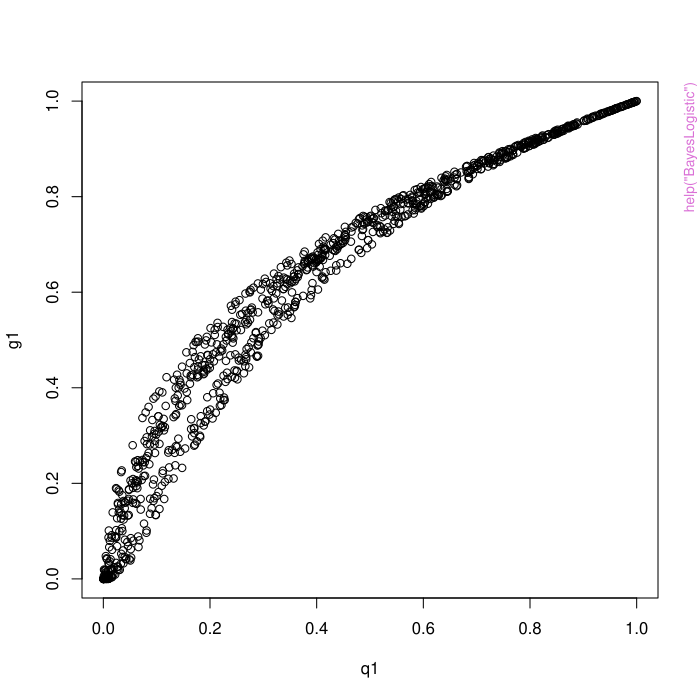

Reproduce this figure in R.
pkgname <- "Bolstad2"
source(file.path(R.home("share"), "R", "examples-header.R"))
options(warn = 1)
options(pager = "console")
base::assign(".ExTimings", "Bolstad2-Ex.timings", pos = 'CheckExEnv')
base::cat("name\tuser\tsystem\telapsed\n", file=base::get(".ExTimings", pos = 'CheckExEnv'))
base::assign(".format_ptime",
function(x) {
  if(!is.na(x[4L])) x[1L] <- x[1L] + x[4L]
  if(!is.na(x[5L])) x[2L] <- x[2L] + x[5L]
  options(OutDec = '.')
  format(x[1L:3L], digits = 7L)
},
pos = 'CheckExEnv')

### * </HEADER>
library('Bolstad2')

base::assign(".oldSearch", base::search(), pos = 'CheckExEnv')
base::assign(".old_wd", base::getwd(), pos = 'CheckExEnv')
cleanEx()
nameEx("BayesLogistic")
### * BayesLogistic

flush(stderr()); flush(stdout())

base::assign(".ptime", proc.time(), pos = "CheckExEnv")
### Name: BayesLogistic
### Title: Bayesian Logistic Regression
### Aliases: BayesLogistic

### ** Examples


data(logisticTest.df)
BayesLogistic(logisticTest.df$y, logisticTest.df$x)




base::assign(".dptime", (proc.time() - get(".ptime", pos = "CheckExEnv")), pos = "CheckExEnv")
base::cat("BayesLogistic", base::get(".format_ptime", pos = 'CheckExEnv')(get(".dptime", pos = "CheckExEnv")), "\n", file=base::get(".ExTimings", pos = 'CheckExEnv'), append=TRUE, sep="\t")
cleanEx()
nameEx("BayesPois")
### * BayesPois

flush(stderr()); flush(stdout())

base::assign(".ptime", proc.time(), pos = "CheckExEnv")
### Name: BayesPois
### Title: Bayesian Pois Regression
### Aliases: BayesPois

### ** Examples


data(poissonTest.df)
results <- BayesPois(poissonTest.df$y, poissonTest.df$x)




base::assign(".dptime", (proc.time() - get(".ptime", pos = "CheckExEnv")), pos = "CheckExEnv")
base::cat("BayesPois", base::get(".format_ptime", pos = 'CheckExEnv')(get(".dptime", pos = "CheckExEnv")), "\n", file=base::get(".ExTimings", pos = 'CheckExEnv'), append=TRUE, sep="\t")
cleanEx()
nameEx("GelmanRubin")
### * GelmanRubin

flush(stderr()); flush(stdout())

base::assign(".ptime", proc.time(), pos = "CheckExEnv")
### Name: GelmanRubin
### Title: Calculate the Gelman Rubin statistic
### Aliases: GelmanRubin GR

### ** Examples


## take four chains sampling from a normal mixture density
theta0 <- c(0,1)
theta1 <- c(3,2)
p <- 0.6
candidate <- c(0, 3)

v1 <- normMixMH(theta0, theta1, p, candidate, steps = 200)
v2 <- normMixMH(theta0, theta1, p, candidate, steps = 200)
v3 <- normMixMH(theta0, theta1, p, candidate, steps = 200)
v4 <- normMixMH(theta0, theta1, p, candidate, steps = 200)

theta<-cbind(v1,v2,v3,v4)
GelmanRubin(theta)




base::assign(".dptime", (proc.time() - get(".ptime", pos = "CheckExEnv")), pos = "CheckExEnv")
base::cat("GelmanRubin", base::get(".format_ptime", pos = 'CheckExEnv')(get(".dptime", pos = "CheckExEnv")), "\n", file=base::get(".ExTimings", pos = 'CheckExEnv'), append=TRUE, sep="\t")
cleanEx()
nameEx("bivnormMH")
### * bivnormMH

flush(stderr()); flush(stdout())

base::assign(".ptime", proc.time(), pos = "CheckExEnv")
### Name: bivnormMH
### Title: Metropolis Hastings sampling from a Bivariate Normal
###   distribution
### Aliases: bivnormMH

### ** Examples


## independent chain
chain1.df<-bivnormMH(0.9)$targetSample

## random walk chain
chain2.df<-bivnormMH(0.9, type = 'r')$targetSample


## blockwise MH chain
chain3.df<-bivnormMH(0.9, type = 'b')$targetSample

## Gibbs sampling chain
chain4.df<-bivnormMH(0.9, type = 'g')$targetSample

oldPar <- par(mfrow=c(2,2))
plot(y ~ x, type = 'l', chain1.df, main = 'Independent')
plot(y ~ x, type = 'l', chain2.df, main = 'Random Walk')
plot(y ~ x, type = 'l', chain3.df, main = 'Blockwise')
plot(y ~ x, type = 'l', chain4.df, main = 'Gibbs')
par(oldPar)




base::assign(".dptime", (proc.time() - get(".ptime", pos = "CheckExEnv")), pos = "CheckExEnv")
base::cat("bivnormMH", base::get(".format_ptime", pos = 'CheckExEnv')(get(".dptime", pos = "CheckExEnv")), "\n", file=base::get(".ExTimings", pos = 'CheckExEnv'), append=TRUE, sep="\t")
graphics::par(get("par.postscript", pos = 'CheckExEnv'))
cleanEx()
nameEx("credInt")
### * credInt

flush(stderr()); flush(stdout())

base::assign(".ptime", proc.time(), pos = "CheckExEnv")
### Name: credInt
### Title: Calculate a credible interval from a numerically specified
###   posterior CDF or from a sample from the posterior
### Aliases: credInt

### ** Examples


## commands for calculating a numerical posterior CDF.
## In this example, the likelihood is proportional to
## \eqn{\theta^{3/2}\times \exp(-\theta/4)} and a N(6, 9) prior is used.
theta <- seq(from = 0.001, to = 40, by = 0.001)
prior <- dnorm(theta,6,3)
ppnLike <- theta^1.5*exp(-theta/4)
ppnPost <- prior*ppnLike
scaleFactor <- sintegral(theta, ppnPost)$int
posterior <- ppnPost/scaleFactor
cdf <- sintegral(theta, posterior)$y
ci<-credInt(theta, cdf)
par(mfrow=c(2,2))
plot(prior ~ theta, type = 'l',  main = 'Prior N(6, 9)')
plot(ppnLike ~ theta, type = 'l', main = 'Proportional likelihood')
plot(posterior ~ theta, type = 'l', main = 'Posterior')
abline(v=c(unlist(ci)))

## Use an inverse method to take a random sample of size 1000
## from the posterior
suppressWarnings(Finv<-approxfun(cdf,theta))
thetaSample<-Finv(runif(1000))
ci<-credInt(thetaSample)




base::assign(".dptime", (proc.time() - get(".ptime", pos = "CheckExEnv")), pos = "CheckExEnv")
base::cat("credInt", base::get(".format_ptime", pos = 'CheckExEnv')(get(".dptime", pos = "CheckExEnv")), "\n", file=base::get(".ExTimings", pos = 'CheckExEnv'), append=TRUE, sep="\t")
graphics::par(get("par.postscript", pos = 'CheckExEnv'))
cleanEx()
nameEx("credIntNum")
### * credIntNum

flush(stderr()); flush(stdout())

base::assign(".ptime", proc.time(), pos = "CheckExEnv")
### Name: credIntNum
### Title: Calculate a credible interval from a numerically specified
###   posterior CDF
### Aliases: credIntNum

### ** Examples


## commands for calculating a numerical posterior CDF.
## In this example, the likelihood is proportional to
## \eqn{\theta^{3/2}\times \exp(-\theta/4)} and a N(6, 9) prior is used.
theta <- seq(from = 0.001, to = 40, by = 0.001)
prior <- dnorm(theta,6,3)
ppnLike <- theta^1.5*exp(-theta/4)
ppnPost <- prior*ppnLike
scaleFactor <- sintegral(theta, ppnPost)$int
posterior <- ppnPost/scaleFactor
cdf <- sintegral(theta, posterior)$y
ci<-credIntNum(theta, cdf)
par(mfrow=c(2,2))
plot(prior ~ theta, type = 'l',  main = 'Prior N(6, 9)')
plot(ppnLike ~ theta, type = 'l', main = 'Proportional likelihood')
plot(posterior ~ theta, type = 'l', main = 'Posterior')
abline(v=c(unlist(ci)))




base::assign(".dptime", (proc.time() - get(".ptime", pos = "CheckExEnv")), pos = "CheckExEnv")
base::cat("credIntNum", base::get(".format_ptime", pos = 'CheckExEnv')(get(".dptime", pos = "CheckExEnv")), "\n", file=base::get(".ExTimings", pos = 'CheckExEnv'), append=TRUE, sep="\t")
graphics::par(get("par.postscript", pos = 'CheckExEnv'))
cleanEx()
nameEx("credIntSamp")
### * credIntSamp

flush(stderr()); flush(stdout())

base::assign(".ptime", proc.time(), pos = "CheckExEnv")
### Name: credIntSamp
### Title: Calculate a credible interval from a numerically specified
###   posterior CDF
### Aliases: credIntSamp

### ** Examples


## posterior is N(0,1)
theta <- rnorm(1000)
ci<-credIntSamp(theta)
plot(density(theta))
abline(v=c(unlist(ci)))




base::assign(".dptime", (proc.time() - get(".ptime", pos = "CheckExEnv")), pos = "CheckExEnv")
base::cat("credIntSamp", base::get(".format_ptime", pos = 'CheckExEnv')(get(".dptime", pos = "CheckExEnv")), "\n", file=base::get(".ExTimings", pos = 'CheckExEnv'), append=TRUE, sep="\t")
cleanEx()
nameEx("describe")
### * describe

flush(stderr()); flush(stdout())

base::assign(".ptime", proc.time(), pos = "CheckExEnv")
### Name: describe
### Title: Give simple descriptive statistics for a matrix or a data frame
### Aliases: describe

### ** Examples


data(poissonTest.df)
describe(poissonTest.df)




base::assign(".dptime", (proc.time() - get(".ptime", pos = "CheckExEnv")), pos = "CheckExEnv")
base::cat("describe", base::get(".format_ptime", pos = 'CheckExEnv')(get(".dptime", pos = "CheckExEnv")), "\n", file=base::get(".ExTimings", pos = 'CheckExEnv'), append=TRUE, sep="\t")
cleanEx()
nameEx("hierMeanReg")
### * hierMeanReg

flush(stderr()); flush(stdout())

base::assign(".ptime", proc.time(), pos = "CheckExEnv")
### Name: hierMeanReg
### Title: Hierarchical Normal Means Regression Model
### Aliases: hierMeanReg

### ** Examples


priorTau <- list(tau0 = 0, v0 = 1000)
priorPsi <- list(psi0 = 500, eta0 = 1)
priorVar <- list(s0 = 500, kappa0 = 1)
priorBeta <- list(b0 = c(0,0), bMat = matrix(c(1000,100,100,1000), ncol = 2))

data(hiermeanRegTest.df)
data.df <- hiermeanRegTest.df
design <- list(y = data.df$y, group = data.df$group,
               x = as.matrix(data.df[,3:4]))
r<-hierMeanReg(design, priorTau, priorPsi, priorVar, priorBeta)

oldPar <- par(mfrow = c(3,3))
plot(density(r$tau))
plot(density(r$psi))
plot(density(r$mu.1))
plot(density(r$mu.2))
plot(density(r$mu.3))
plot(density(r$beta.1))
plot(density(r$beta.2))
plot(density(r$sigmaSq))
par(oldPar)

## example with no covariates
priorTau <- list(tau0 = 0, v0 = 1000)
priorPsi <- list(psi0 = 500, eta0 = 1)
priorVar <- list(s0 = 500, kappa0 = 1)

data(hiermeanRegTest.df)
data.df <- hiermeanRegTest.df
design <- list(y = data.df$y, group = data.df$group, x = NULL)
r<-hierMeanReg(design, priorTau, priorPsi, priorVar)

oldPar <- par(mfrow = c(3,2))
plot(density(r$tau))
plot(density(r$psi))
plot(density(r$mu.1))
plot(density(r$mu.2))
plot(density(r$mu.3))
plot(density(r$sigmaSq))
par(oldPar)





base::assign(".dptime", (proc.time() - get(".ptime", pos = "CheckExEnv")), pos = "CheckExEnv")
base::cat("hierMeanReg", base::get(".format_ptime", pos = 'CheckExEnv')(get(".dptime", pos = "CheckExEnv")), "\n", file=base::get(".ExTimings", pos = 'CheckExEnv'), append=TRUE, sep="\t")
graphics::par(get("par.postscript", pos = 'CheckExEnv'))
cleanEx()
nameEx("normGibbs")
### * normGibbs

flush(stderr()); flush(stdout())

base::assign(".ptime", proc.time(), pos = "CheckExEnv")
### Name: normGibbs
### Title: Draw a sample from a posterior distribution of data with an
###   unknown mean and variance using Gibbs sampling
### Aliases: normGibbs

### ** Examples


## firstly generate some random data
mu <- rnorm(1)
sigma <- rgamma(1,5,1)
y <- rnorm(100, mu, sigma)

## A \eqn{N(10,3^2)} prior for \eqn{\mu} and a 25 times inverse chi-squared
## with one degree of freedom prior for \eqn{\sigma^2}
MCMCSampleInd <- normGibbs(y, steps = 5000, priorMu = c(10,3),
                           priorVar = c(25,1))


## We can also use a joint conjugate prior for \eqn{\mu} and \eqn{\sigma^2}.
## This will be a \emph{normal}\eqn{(m,\sigma^2/n_0)} prior for \eqn{\mu} given
## the variance \eqn{\sigma^2}, and an \eqn{s0} times an \emph{inverse
## chi-squared} prior for \eqn{\sigma^2}.
MCMCSampleJoint <- normGibbs(y, steps = 5000, type = 'joint',
                             priorMu = c(10,3), priorVar = c(25,1))

## Now plot the results
oldPar <- par(mfrow=c(2,2))

plot(density(MCMCSampleInd$mu),xlab=expression(mu), main =
'Independent')
abline(v=mu)
plot(density(MCMCSampleInd$sig),xlab=expression(sig), main =
'Independent')
abline(v=sigma)

plot(density(MCMCSampleJoint$mu),xlab=expression(mu), main =
'Joint')
abline(v=mu)
plot(density(MCMCSampleJoint$sig),xlab=expression(sig), main =
'Joint')
abline(v=sigma)





base::assign(".dptime", (proc.time() - get(".ptime", pos = "CheckExEnv")), pos = "CheckExEnv")
base::cat("normGibbs", base::get(".format_ptime", pos = 'CheckExEnv')(get(".dptime", pos = "CheckExEnv")), "\n", file=base::get(".ExTimings", pos = 'CheckExEnv'), append=TRUE, sep="\t")
graphics::par(get("par.postscript", pos = 'CheckExEnv'))
cleanEx()
nameEx("normMixMH")
### * normMixMH

flush(stderr()); flush(stdout())

base::assign(".ptime", proc.time(), pos = "CheckExEnv")
### Name: normMixMH
### Title: Sample from a normal mixture model using Metropolis-Hastings
### Aliases: normMixMH

### ** Examples


## Set up the normal mixture
theta0 <- c(0,1)
theta1 <- c(3,2)
p <- 0.8

## Sample from an independent N(0,3^2) candidate density
candidate <- c(0, 3)
MCMCsampleInd <- normMixMH(theta0, theta1, p, candidate)


## If we wish to use the alternative random walk N(0, 0.5^2)
## candidate density
candidate <- c(0, 0.5)
MCMCsampleRW <- normMixMH(theta0, theta1, p, candidate, type = 'rw')




base::assign(".dptime", (proc.time() - get(".ptime", pos = "CheckExEnv")), pos = "CheckExEnv")
base::cat("normMixMH", base::get(".format_ptime", pos = 'CheckExEnv')(get(".dptime", pos = "CheckExEnv")), "\n", file=base::get(".ExTimings", pos = 'CheckExEnv'), append=TRUE, sep="\t")
cleanEx()
nameEx("pNull")
### * pNull

flush(stderr()); flush(stdout())

base::assign(".ptime", proc.time(), pos = "CheckExEnv")
### Name: pNull
### Title: Test a one sided hypothesis from a numerically specified
###   posterior CDF or from a sample from the posterior
### Aliases: pNull

### ** Examples


## commands for calculating a numerical posterior CDF.
## In this example, the likelihood is proportional to
## \eqn{\theta^{3/2}\times \exp(-\theta/4)} and a N(6, 9) prior is used.
theta <- seq(from = 0.001, to = 40, by = 0.001)
prior <- dnorm(theta,6,3)
ppnLike <- theta^1.5*exp(-theta/4)
ppnPost <- prior*ppnLike
scaleFactor <- sintegral(theta, ppnPost)$int
posterior <- ppnPost/scaleFactor
cdf <- sintegral(theta, posterior)$y
pNull(15, theta, cdf)

## Use an inverse method to take a random sample of size 1000
## from the posterior
suppressWarnings(Finv <- approxfun(cdf, theta))
thetaSample<-Finv(runif(1000))
pNull(15, thetaSample)




base::assign(".dptime", (proc.time() - get(".ptime", pos = "CheckExEnv")), pos = "CheckExEnv")
base::cat("pNull", base::get(".format_ptime", pos = 'CheckExEnv')(get(".dptime", pos = "CheckExEnv")), "\n", file=base::get(".ExTimings", pos = 'CheckExEnv'), append=TRUE, sep="\t")
cleanEx()
nameEx("pnullNum")
### * pnullNum

flush(stderr()); flush(stdout())

base::assign(".ptime", proc.time(), pos = "CheckExEnv")
### Name: pnullNum
### Title: Test a one sided hypothesis from a numerically specified
###   posterior CDF
### Aliases: pnullNum

### ** Examples


## commands for calculating a numerical posterior CDF.
## In this example, the likelihood is proportional to
## \eqn{\theta^{3/2}\times \exp(-\theta/4)} and a N(6, 9) prior is used.
theta <- seq(from = 0.001, to = 40, by = 0.001)
prior <- dnorm(theta,6,3)
ppnLike <- theta^1.5*exp(-theta/4)
ppnPost <- prior*ppnLike
scaleFactor <- sintegral(theta, ppnPost)$int
posterior <- ppnPost/scaleFactor
cdf <- sintegral(theta, posterior)$y
pnullNum(1, theta, cdf)




base::assign(".dptime", (proc.time() - get(".ptime", pos = "CheckExEnv")), pos = "CheckExEnv")
base::cat("pnullNum", base::get(".format_ptime", pos = 'CheckExEnv')(get(".dptime", pos = "CheckExEnv")), "\n", file=base::get(".ExTimings", pos = 'CheckExEnv'), append=TRUE, sep="\t")
cleanEx()
nameEx("pnullSamp")
### * pnullSamp

flush(stderr()); flush(stdout())

base::assign(".ptime", proc.time(), pos = "CheckExEnv")
### Name: pnullSamp
### Title: Test a one sided hypothesis using a sample from a posterior
###   density
### Aliases: pnullSamp

### ** Examples


## The posterior density is N(3,1)
theta <- rnorm(1000,3)

## test whether the true mean is greater than 0 (it is obviously!)
pnullSamp(theta)




base::assign(".dptime", (proc.time() - get(".ptime", pos = "CheckExEnv")), pos = "CheckExEnv")
base::cat("pnullSamp", base::get(".format_ptime", pos = 'CheckExEnv')(get(".dptime", pos = "CheckExEnv")), "\n", file=base::get(".ExTimings", pos = 'CheckExEnv'), append=TRUE, sep="\t")
cleanEx()
nameEx("sintegral")
### * sintegral

flush(stderr()); flush(stdout())

base::assign(".ptime", proc.time(), pos = "CheckExEnv")
### Name: sintegral
### Title: Numerical integration using Simpson's Rule
### Aliases: sintegral
### Keywords: misc

### ** Examples


## integrate the normal density from -3 to 3
x<-seq(-3,3,length=100)
fx<-dnorm(x)
estimate<-sintegral(x,fx)$int
true.val<-diff(pnorm(c(-3,3)))
cat(paste('Absolute error :',round(abs(estimate-true.val),7),'\n'))
cat(paste('Relative percentage error :', 100*round((abs(estimate-true.val)/true.val),6),'%\n'))




base::assign(".dptime", (proc.time() - get(".ptime", pos = "CheckExEnv")), pos = "CheckExEnv")
base::cat("sintegral", base::get(".format_ptime", pos = 'CheckExEnv')(get(".dptime", pos = "CheckExEnv")), "\n", file=base::get(".ExTimings", pos = 'CheckExEnv'), append=TRUE, sep="\t")
cleanEx()
nameEx("thin")
### * thin

flush(stderr()); flush(stdout())

base::assign(".ptime", proc.time(), pos = "CheckExEnv")
### Name: thin
### Title: Thin an MCMC sample
### Aliases: thin

### ** Examples


## A blockwise Metropolis-Hastings chain of 1000 elements, thinned to
## 5th element
##

MCMCSampleBW <- bivnormMH(0.9, type = 'block')
MCMCSampleBW <- thin(MCMCSampleBW, 5)




base::assign(".dptime", (proc.time() - get(".ptime", pos = "CheckExEnv")), pos = "CheckExEnv")
base::cat("thin", base::get(".format_ptime", pos = 'CheckExEnv')(get(".dptime", pos = "CheckExEnv")), "\n", file=base::get(".ExTimings", pos = 'CheckExEnv'), append=TRUE, sep="\t")
### * <FOOTER>
###
cleanEx()
options(digits = 7L)
base::cat("Time elapsed: ", proc.time() - base::get("ptime", pos = 'CheckExEnv'),"\n")
grDevices::dev.off()
###
### Local variables: ***
### mode: outline-minor ***
### outline-regexp: "\\(> \\)?### [*]+" ***
### End: ***
quit('no')
